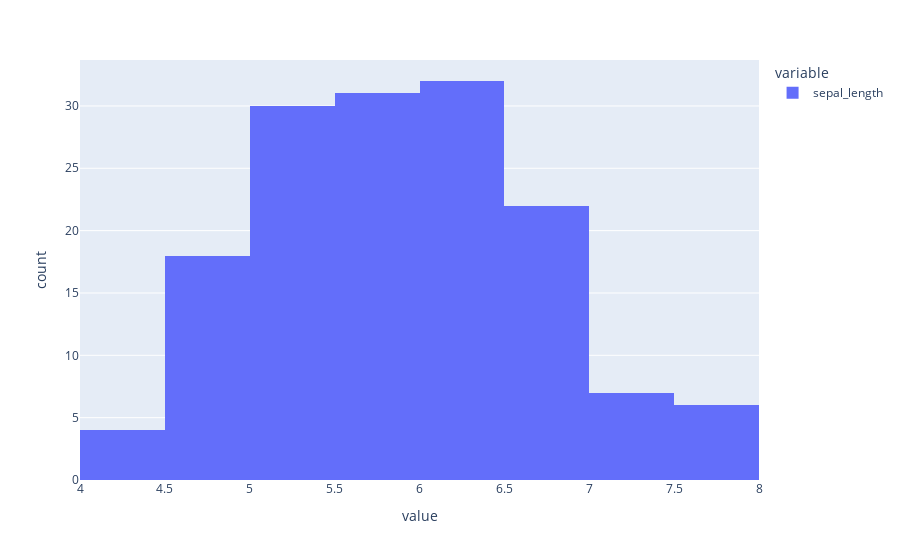

Notebook cell for this chart:
### Code cell
fig2 = px.histogram(df_iris[["sepal_length"]])
fig2.show()

### Figure 1 — Plotly figure (JSON) as saved in the notebook; plotly's stock layout.template omitted (floating-point values rounded to 4 significant figures; data arrays with more than 128 entries replaced by an {"elided": "..."} marker saying what was removed)
{"data": [{"alignmentgroup": "True", "bingroup": "x", "hovertemplate": "variable=sepal_length<br>value=%{x}<br>count=%{y}<extra></extra>", "legendgroup": "sepal_length", "marker": {"color": "#636efa"}, "name": "sepal_length", "offsetgroup": "sepal_length", "orientation": "v", "showlegend": true, "type": "histogram", "x": {"elided": "150 float values"}, "xaxis": "x", "yaxis": "y"}], "layout": {"barmode": "relative", "legend": {"title": {"text": "variable"}, "tracegroupgap": 0}, "margin": {"t": 60}, "xaxis": {"anchor": "y", "domain": [0, 1], "title": {"text": "value"}}, "yaxis": {"anchor": "x", "domain": [0, 1], "title": {"text": "count"}}}}
